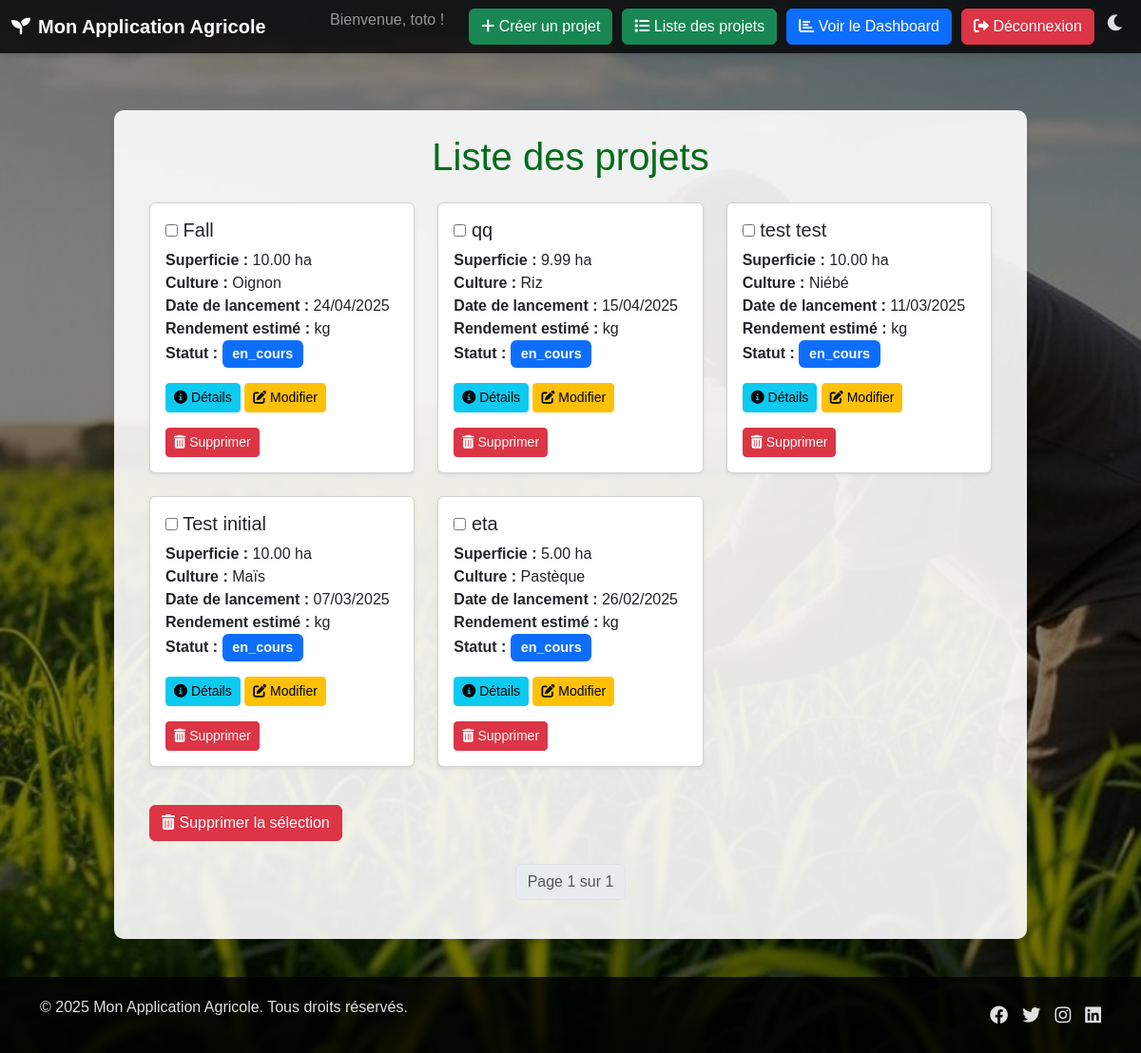
The page /liste-projets/ (signed in) on the database as committed earlier.
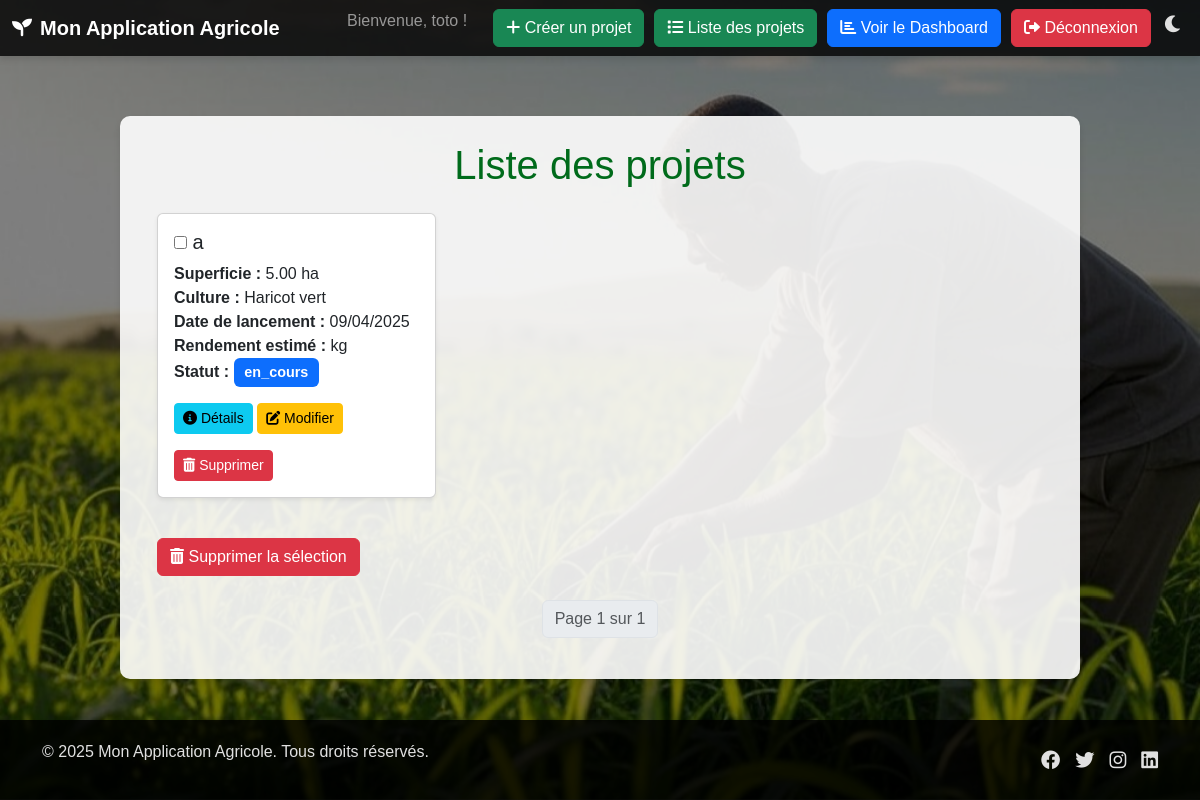
The same page on the database as committed later.
### baay/models.py (models this page shows, shortened)
class Projet(models.Model):
    STATUT_CHOICES = [
        ('en_cours', 'En cours'),
        ('en_pause', 'En pause'),
        ('fini', 'Fini'),
    ]
    id = models.UUIDField(primary_key=True, default=uuid.uuid4, editable=False)
    nom = models.CharField(max_length=200)
    statut = models.CharField(max_length=20, choices=STATUT_CHOICES, default='en_cours')
    utilisateur = models.ForeignKey(Profile, on_delete=models.CASCADE)
    culture = models.ForeignKey(ProduitAgricole, on_delete=models.CASCADE)
    localite = models.ForeignKey(Localite, on_delete=models.CASCADE)
    superficie = models.DecimalField(max_digits=10, decimal_places=2)
    date_lancement = models.DateField()
    rendement_estime = models.DecimalField(max_digits=10, decimal_places=2, null=True, blank=True)

class ProduitAgricole(models.Model):
    STATUTS = {
        'En croissance': 'bg-success',
        'Récolté': 'bg-primary',
        'Problème': 'bg-danger',
        'Autre': 'bg-secondary'
    }
    id = models.UUIDField(primary_key=True, editable=False)
    nom = models.CharField(max_length=100, unique=True)
    description = models.TextField(blank=True, null=True)
    saison = models.CharField(max_length=50, blank=True, null=True)
    prix_par_kg = models.DecimalField(max_digits=10, decimal_places=2, blank=True, null=True)
    apport_nutritionnel = models.TextField(blank=True, null=True)
    quantite_disponible = models.DecimalField(max_digits=10, decimal_places=2, blank=True, null=True)
    periode_recolte = models.CharField(max_length=100, blank=True, null=True)
    duree_avant_recolte = models.IntegerField(blank=True, null=True)
    rendement_moyen = models.DecimalField(max_digits=10, decimal_places=2, blank=True, null=True)
    etat = models.CharField(max_length=100, choices= STATUTS, default='En croissance')

### baay/views.py (the view)
# urls.py: path('liste-projets/', views.liste_projets, name='liste_projets'),
@login_required
def liste_projets(request):
    projets_list = Projet.objects.filter(utilisateur=request.user.profile).order_by('-date_lancement')  # Ordonner par date de lancement
    paginator = Paginator(projets_list, 10)  # Affichez 10 projets par page
    page_number = request.GET.get('page')
    projets = paginator.get_page(page_number)
    return render(request, 'projets/liste_projets.html', {'projets': projets})

### templates/projets/liste_projets.html (shortened to what this page needs)
{% extends 'base.html' %}
{% block content %}
<div class="container animate__animated animate__fadeIn">
    <h1 class="text-center mb-4">Liste des projets</h1>
    <form id="delete-form" method="POST" action="{% url 'supprimer_projets' %}">
        <div class="row">
            {% for projet in projets %}
            <div class="col-md-4 mb-4">
                <div class="card h-100 shadow-sm animate__animated animate__fadeInUp">
                    <div class="card-body">
                        <h5 class="card-title">
                            <input type="checkbox" height="50px" width="50px" name="projets" value="{{ projet.id }}"> {{ projet.nom }}
                        </h5>
                        <p class="card-text">
                            <strong>Superficie :</strong> {{ projet.superficie }} ha<br>
                            <strong>Culture :</strong> {{ projet.culture.nom }}<br>
                            <strong>Date de lancement :</strong> {{ projet.date_lancement|date:"d/m/Y" }}<br>
                            <strong>Rendement estimé :</strong> {{ PredictionRendement.rendement_estime }} kg<br>
                            <strong>Statut :</strong>
                            <span class="badge
                                {% if projet.statut == 'en_cours' %}bg-primary
                                {% elif projet.statut == 'fini' %}bg-success
                                {% elif projet.statut == 'en_pause' %}bg-warning
                                {% else %}bg-secondary
                                {% endif %}">
                                {{ projet.statut }}
                            </span>
                        </p>
                        <a href="{% url 'detail_projet' projet.id %}" class="btn btn-info btn-sm">
                            <i class="fas fa-info-circle"></i> Détails
                        </a>
                        <a href="{% url 'modifier_projet' projet.id %}" class="btn btn-warning btn-sm">
                            <i class="fas fa-edit"></i> Modifier
                        </a>
                        <a href="{% url 'supprimer_projet' projet.id %}" class="btn btn-danger btn-sm" onclick="return confirm('Confirmer la suppression de ce projet ?');">
                            <i class="fas fa-trash-alt"></i> Supprimer
                        </a>
                    </div>
                </div>
            </div>
            {% endfor %}
        </div>
        <button type="submit" class="btn btn-danger mt-3" onclick="return confirm('Confirmer la suppression des projets sélectionnés ?');">
            <i class="fas fa-trash-alt"></i> Supprimer la sélection
        </button>
    </form>
    <nav aria-label="Page navigation" class="mt-4">
        <ul class="pagination justify-content-center">
            <li class="page-item disabled">
                <span class="page-link">Page {{ projets.number }} sur {{ projets.paginator.num_pages }}</span>
            </li>
        </ul>
    </nav>
</div>
{% endblock %}

### templates/base.html (shortened to what this page needs)
{% load static %}
<html lang="fr">
<head>
    <link href="https://cdn.jsdelivr.net/npm/bootstrap@5.3.0/dist/css/bootstrap.min.css" rel="stylesheet">
    <link href="https://cdnjs.cloudflare.com/ajax/libs/font-awesome/6.0.0/css/all.min.css" rel="stylesheet">
    <link href="https://cdnjs.cloudflare.com/ajax/libs/animate.css/4.1.1/animate.min.css" rel="stylesheet">
    <link href="https://unpkg.com/leaflet@1.9.4/dist/leaflet.css" rel="stylesheet">
</head>
<body>
    <nav class="navbar navbar-expand-lg navbar-dark animate__animated animate__fadeInDown" aria-label="Navigation principale">
        <div class="container-fluid">
            <a class="navbar-brand" href="{% url 'home' %}">
                <i class="fas fa-seedling" aria-hidden="true"></i>
                <span>Mon Application Agricole</span>
            </a>
            <div class="collapse navbar-collapse" id="navbarNav">
                <ul class="navbar-nav ms-auto">
                    {% if user.is_authenticated %}
                    <li class="nav-item">
                        <span class="navbar-text me-3">Bienvenue, {{ user.username }} !</span>
                    </li>
                    <li class="nav-item">
                        <a class="btn btn-success btn-nav" href="{% url 'creer_projet' %}" aria-label="Créer un projet">
                            <i class="fas fa-plus" aria-hidden="true"></i> Créer un projet
                        </a>
                    </li>
                    <li class="nav-item">
                        <a class="btn btn-success btn-nav" href="{% url 'liste_projets' %}" aria-label="Liste des projets">
                            <i class="fas fa-list" aria-hidden="true"></i> Liste des projets
                        </a>
                    </li>
                    <li class="nav-item">
                        <a class="btn btn-primary btn-nav" href="{% url 'dashboard' %}" aria-label="Voir le dashboard">
                            <i class="fas fa-chart-bar" aria-hidden="true"></i> Voir le Dashboard
                        </a>
                    </li>
                    <li class="nav-item">
                        <a class="btn btn-danger btn-nav" href="{% url 'logout' %}" aria-label="Déconnexion">
                            <i class="fas fa-sign-out-alt" aria-hidden="true"></i> Déconnexion
                        </a>
                    </li>
                    {% endif %}
                    <li class="nav-item ms-2">
                        <button id="themeToggle" class="theme-toggle" aria-label="Changer de thème">
                            <i class="fas fa-moon" id="darkIcon" aria-hidden="true"></i>
                        </button>
                    </li>
                </ul>
            </div>
        </div>
    </nav>
    <main>
        <div class="main-container animate__animated animate__fadeInUp">
            {% block content %}
            {% endblock %}
        </div>
    </main>
    <footer>
        <div class="container">
            <div class="footer-content">
                <div>
                    <p>&copy; {% now "Y" %} Mon Application Agricole. Tous droits réservés.</p>
                </div>
                <div class="social-links">
                    <a href="#" aria-label="Facebook"><i class="fab fa-facebook" aria-hidden="true"></i></a>
                    <a href="#" aria-label="Twitter"><i class="fab fa-twitter" aria-hidden="true"></i></a>
                    <a href="#" aria-label="Instagram"><i class="fab fa-instagram" aria-hidden="true"></i></a>
                    <a href="#" aria-label="LinkedIn"><i class="fab fa-linkedin" aria-hidden="true"></i></a>
                </div>
            </div>
        </div>
    </footer>
</body>
</html>

### templates/projets/liste_projets.html (style rules this page uses)
.card { transition: transform 0.3s ease, box-shadow 0.3s ease; }
.badge { font-size: 0.9em; padding: 0.5em 0.75em; }
.pagination .page-link { margin: 0 5px; border-radius: 5px; transition: background-color 0.3s ease, color 0.3s ease; }

Rows that differ between the two databases and show on the page:
removed Projet: nom "Fall", superficie "10.00", culture.nom "Oignon", date_lancement "24/04/2025", statut "en_cours"
removed Projet: nom "qq", superficie "9.99", culture.nom "Riz", date_lancement "15/04/2025", statut "en_cours"
removed Projet: nom "test test", superficie "10.00", culture.nom "Niébé", date_lancement "11/03/2025", statut "en_cours"
removed Projet: nom "Test initial", superficie "10.00", culture.nom "Maïs", date_lancement "07/03/2025", statut "en_cours"
removed Projet: nom "eta", superficie "5.00", culture.nom "Pastèque", date_lancement "26/02/2025", statut "en_cours"
added Projet: nom "a", superficie "5.00", culture.nom "Haricot vert", date_lancement "09/04/2025", statut "en_cours"
